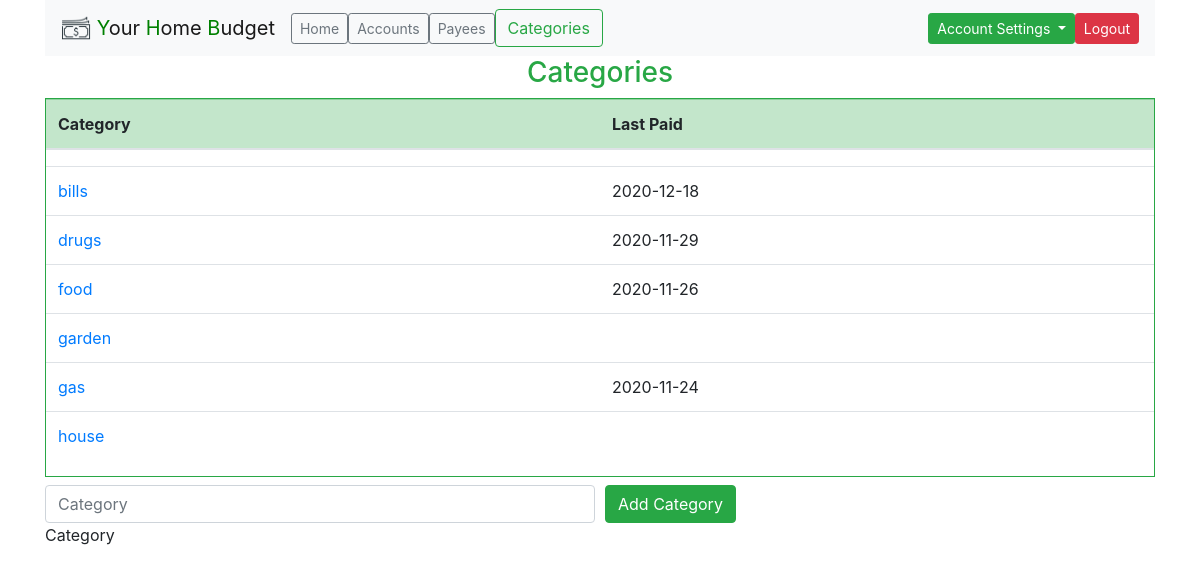
Before: /categories (signed in) with the older database file.
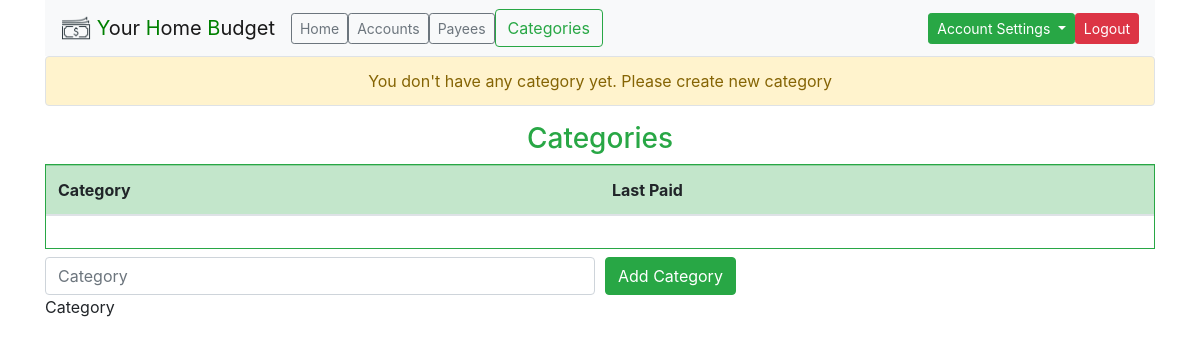
After: the same page with the newer database file.
### tables this page shows
CREATE TABLE category (category_id INTEGER PRIMARY KEY, category_name TEXT NOT NULL, user_id INTEGER NOT NULL);

### app/views.py (the view)
@app.route("/categories")
@login_required
def categories():
    st_name = "Categories"
    with sql.connect("sqlite.db") as con:
        con.row_factory = sql.Row
        cur = con.cursor()
        category_list_dict = category_list_from_db(session['user_id'], cur)
        if not category_list_dict:
            category_list_dict = []
            flash(
                "You don't have any category yet. Please create new category",
                "warning")
        else:
            for cat in category_list_dict:
                cur.execute(
                    "SELECT MAX(date) FROM transactions WHERE category_id = ?",
                    (cat["category_id"],))
                cat["last_paid"] = cur.fetchone()[0]
    con.close()
    return render_template(
        "categories.html", category_list_dict=category_list_dict,
        st_name=st_name)

### app/helpers.py (called while the page is built)
def login_required(f):
    @wraps(f)
    def decorated_function(*args, **kwargs):
        if session.get('user_id') is None:
            return redirect("/login")
        return f(*args, **kwargs)
    return decorated_function

def category_list_from_db(user_id, cur):
    category_list_dict = []
    cur.execute("""SELECT * FROM category WHERE user_id = ?
        ORDER BY category_name COLLATE NOCASE ASC""", (user_id,))
    category_db = cur.fetchall()
    if not category_db:
        return False
    for category in category_db:
        category_dict = {}
        category_dict["category_id"] = category["category_id"]
        category_dict["category_name"] = category["category_name"]
        category_dict["user_id"] = category["user_id"]
        category_list_dict.append(category_dict)
    return category_list_dict

### app/views.py (called while the page is built)
@app.after_request
def after_request(response):
    response.headers["Cache-Control"] = "no-cache, no-store, must-revalidate"
    response.headers["Expires"] = 0
    response.headers["Pragma"] = "no-cache"
    return response

@app.context_processor
def inject_dict_for_all_templates():
    return dict(href_dict=href_dict)

### app/templates/categories.html (shortened to what this page needs)
{% extends "layout.html" %}
{% block main %}
<h3 class="text-success text-center">Categories</h3>
<div class="table-container border border-success mt-2 mb-2">
    <div class="scrollable">
        <table class="table table-hover">
            <thead>
                <tr class="table-success">
                    <th>Category</th>
                    <th>Last Paid</th>
                </tr>
            </thead>
        </table>
    </div>
    <div class="body-table-container scrollable">
        <table class="table table-hover">
            <tbody>
                {% for cat in category_list_dict %}
                <tr>
                    <td>
                        <a href="/category/{{ cat['category_id'] }}">
                            {{ cat["category_name"] }}
                        </a>
                    </td>
                    {% if cat["last_paid"] %}
                    <td>{{ cat["last_paid"] }}</td>
                    {% else %}
                    <td></td>
                    {% endif %}
                </tr>
                {% endfor %}
            </tbody>
        </table>
    </div>
</div>
<form action="/category_add" method="POST">
    <div class="form-row">
        <div class="form-group col">
            <input name="category_name" type="text" class="form-control" placeholder="Category">
            <label for="category_name">Category</label>
        </div>
        <div class="col">
            <button type="submit" class="btn btn-success">Add Category</button>
        </div>
    </div>
</form>
{% endblock %}

Changed rows visible on the page:
removed category: category_name "bills", last_paid "2020-12-18"
removed category: category_name "drugs", last_paid "2020-11-29"
removed category: category_name "food", last_paid "2020-11-26"
removed category: category_name "garden"
removed category: category_name "gas", last_paid "2020-11-24"
removed category: category_name "house"
Other visible differences:
new list line: "You don't have any category yet. Please create new category"
